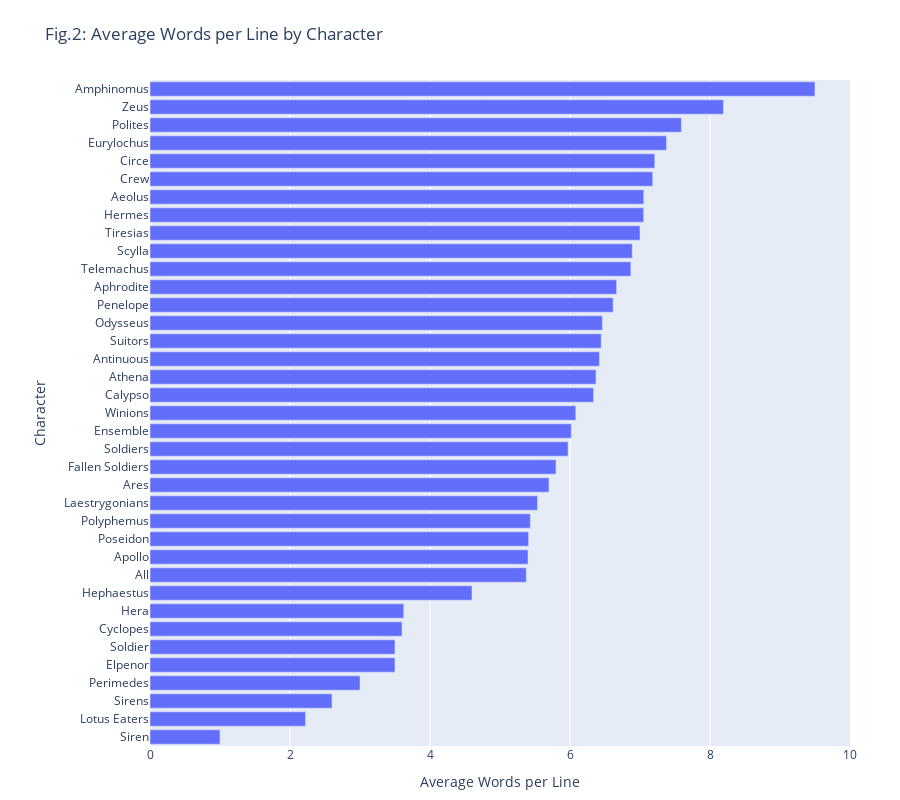

The cell this chart's notebook holds for it:
### Code cell
df['word_count'] = df['line'].str.split().str.len()
avg_words = (df.groupby('speaker')['word_count'].mean().reset_index().sort_values('word_count', ascending=True))
#print(avg_words)

fig = px.bar(
    avg_words, 
    x = 'word_count',
    y = 'speaker',
    title = "Fig.2: Average Words per Line by Character",
)

fig.update_layout(
    xaxis_title = 'Average Words per Line',
    yaxis_title = 'Character',
    height=800,  # increase if you have many speakers
    margin=dict(l=150, r=50, t=80, b=50)
)

### Figure 1 — Plotly figure (JSON) as saved in the notebook; plotly's stock layout.template omitted (floating-point values rounded to 4 significant figures)
{"data": [{"hovertemplate": "word_count=%{x}<br>speaker=%{y}<extra></extra>", "legendgroup": "", "marker": {"color": "#636efa", "pattern": {"shape": ""}}, "name": "", "orientation": "h", "showlegend": false, "textposition": "auto", "type": "bar", "x": [1.0, 2.222, 2.6, 3.0, 3.5, 3.5, 3.6, 3.625, 4.6, 5.375, 5.4, 5.409, 5.433, 5.537, 5.7, 5.8, 5.972, 6.018, 6.083, 6.337, 6.371, 6.422, 6.446, 6.463, 6.616, 6.667, 6.87, 6.889, 7.0, 7.053, 7.054, 7.182, 7.211, 7.379, 7.592, 8.193, 9.5], "xaxis": "x", "y": ["Siren", "Lotus Eaters", "Sirens", "Perimedes", "Elpenor", "Soldier", "Cyclopes", "Hera", "Hephaestus", "All", "Apollo", "Poseidon", "Polyphemus", "Laestrygonians", "Ares", "Fallen Soldiers", "Soldiers", "Ensemble", "Winions", "Calypso", "Athena", "Antinuous", "Suitors", "Odysseus", "Penelope", "Aphrodite", "Telemachus", "Scylla", "Tiresias", "Hermes", "Aeolus", "Crew", "Circe", "Eurylochus", "Polites", "Zeus", "Amphinomus"], "yaxis": "y"}], "layout": {"barmode": "relative", "height": 800, "legend": {"tracegroupgap": 0}, "margin": {"b": 50, "l": 150, "r": 50, "t": 80}, "title": {"text": "Fig.2: Average Words per Line by Character"}, "xaxis": {"anchor": "y", "domain": [0, 1], "title": {"text": "Average Words per Line"}}, "yaxis": {"anchor": "x", "domain": [0, 1], "title": {"text": "Character"}}}}
